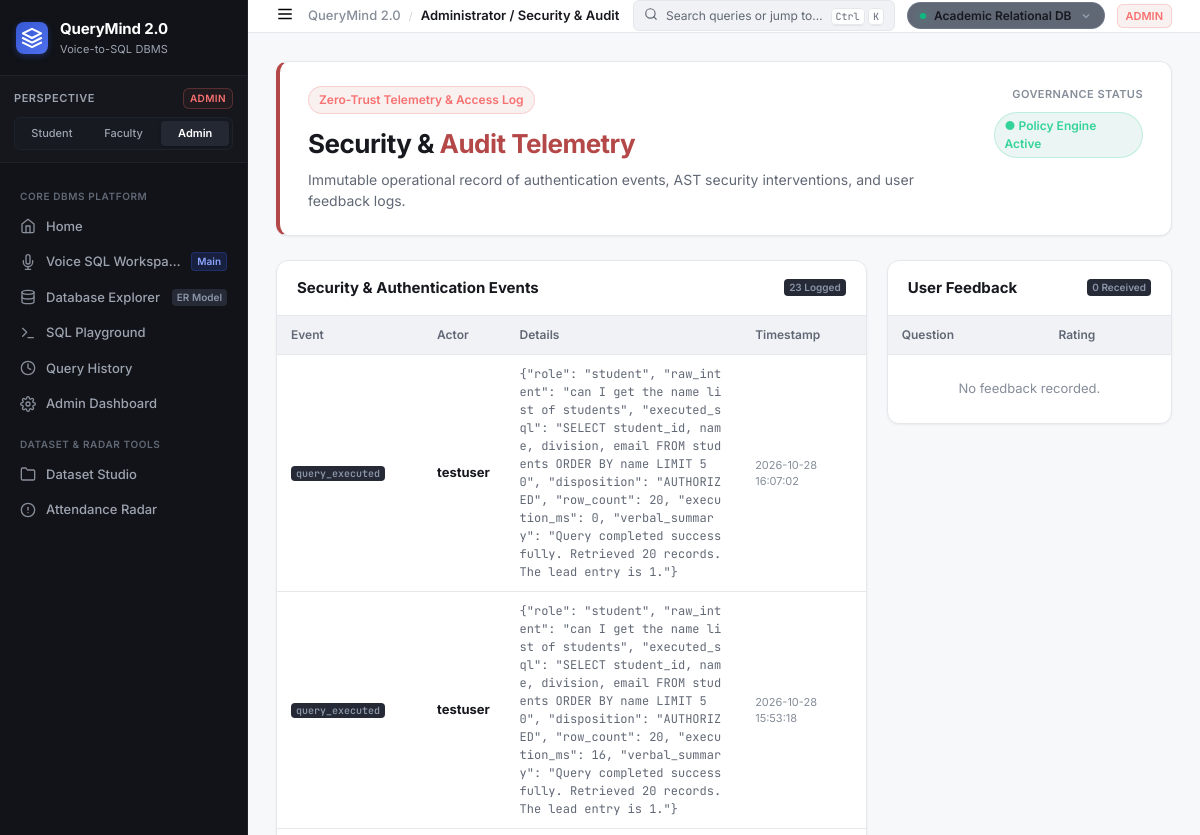
The page /audit (upper part) on the database as committed earlier.
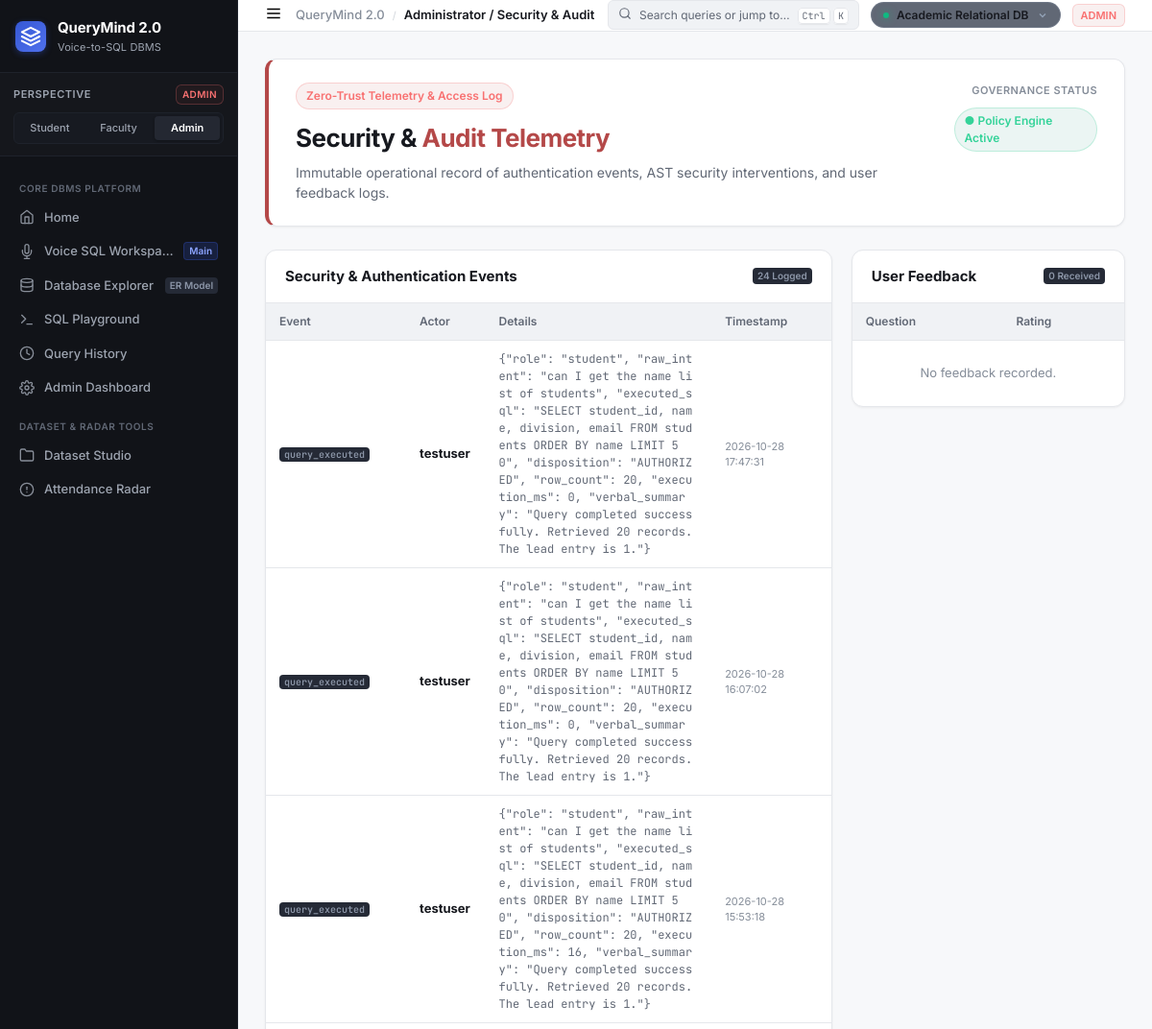
The same page on the database as committed later.
### tables this page shows
CREATE TABLE audit_logs (
        id         INTEGER PRIMARY KEY AUTOINCREMENT,
        event_type TEXT,
        user_id    INTEGER,
        username   TEXT,
        details    TEXT,
        timestamp  TEXT DEFAULT (datetime('now'))
    );

### app.py (the view)
@app.route("/audit")
@login_required
@admin_required
def audit():
    return render_template("audit.html",
        events=get_audit_logs(200),
        feedback=get_feedback(100))

### app.py (called while the page is built)
def login_required(f):
    from functools import wraps
    @wraps(f)
    def wrapper(*args, **kwargs):
        if "user_id" not in session:
            flash("Please log in to continue.", "warning")
            return redirect(url_for("login"))
        return f(*args, **kwargs)
    return wrapper

def admin_required(f):
    from functools import wraps
    @wraps(f)
    def wrapper(*args, **kwargs):
        if session.get("role") not in ("admin", "teacher"):
            flash("Access denied.", "danger")
            return redirect(url_for("dashboard"))
        return f(*args, **kwargs)
    return wrapper

@app.before_request
def ensure_default_session():
    if "user_id" not in session:
        session["user_id"] = 1
        session["username"] = "admin"
        session["role"] = "admin"

### db/database.py (called while the page is built)
def _conn():
    conn = sqlite3.connect(DB_PATH, timeout=15.0)
    conn.row_factory = sqlite3.Row
    conn.execute("PRAGMA foreign_keys = ON")
    conn.execute("PRAGMA journal_mode = WAL")
    conn.execute("PRAGMA busy_timeout = 15000")
    conn.execute("PRAGMA synchronous = NORMAL")
    conn.execute("PRAGMA cache_size = -64000")
    conn.execute("PRAGMA temp_store = MEMORY")
    return conn

### templates/audit.html (shortened to what this page needs)
{% extends "base.html" %}
{% block breadcrumb %}Administrator / Security &amp; Audit{% endblock %}
{% block content %}
<div class="workspace-view">
  <div class="role-hero" style="border-left: 4px solid var(--role-admin);">
    <div class="role-hero-left">
      <div class="role-badge-lg badge-admin">
        Zero-Trust Telemetry &amp; Access Log
      </div>
      <h1>Security &amp; <span style="color:var(--role-admin);">Audit Telemetry</span></h1>
      <p class="hero-sub">Immutable operational record of authentication events, AST security interventions, and user feedback logs.</p>
    </div>
    <div class="dataset-switcher-box">
      <span class="switcher-label">Governance Status</span>
      <span class="role-badge-lg badge-student" style="margin-top:4px;">● Policy Engine Active</span>
    </div>
  </div>
  <div class="twelve-col-grid" style="margin-bottom: 24px;">
    <div class="col-span-8">
      <div class="gov-card">
        <div class="gov-card-header">
          <h3>Security &amp; Authentication Events</h3>
          <span class="nav-meta-badge">{{ events|length if events else 0 }} Logged</span>
        </div>
        <div class="table-container" style="border:none; border-radius:0; margin-bottom:0;">
          <table class="data-table">
            <thead>
              <tr>
                <th>Event</th>
                <th>Actor</th>
                <th>Details</th>
                <th>Timestamp</th>
              </tr>
            </thead>
            <tbody>
              {% if events %}
                {% for ev in events %}
                <tr>
                  <td>
                    <span class="nav-meta-badge" style="font-family:var(--font-mono);">
                      {{ ev.event_type }}
                    </span>
                  </td>
                  <td><strong>{{ ev.username or '—' }}</strong></td>
                  <td style="max-width:320px; font-size:12px; font-family:var(--font-mono); color:var(--text-secondary); word-break:break-all;">
                    {{ ev.details or '—' }}
                  </td>
                  <td style="font-size:11px; color:var(--text-muted);">{{ ev.timestamp }}</td>
                </tr>
                {% endfor %}
              {% else %}
                <tr>
                  <td colspan="4" style="text-align:center; padding:24px; color:var(--text-muted);">No security events recorded.</td>
                </tr>
              {% endif %}
            </tbody>
          </table>
        </div>
      </div>
    </div>
    <div class="col-span-4">
      <div class="gov-card">
        <div class="gov-card-header">
          <h3>User Feedback</h3>
          <span class="nav-meta-badge">{{ feedback|length if feedback else 0 }} Received</span>
        </div>
        <div class="table-container" style="border:none; border-radius:0; margin-bottom:0;">
          <table class="data-table">
            <thead>
              <tr>
                <th>Question</th>
                <th>Rating</th>
              </tr>
            </thead>
            <tbody>
              {% if feedback %}
                {% for fb in feedback %}
                <tr>
                  <td style="font-size:12px;">{{ fb.question }}</td>
                  <td>
                    {% if fb.is_helpful %}
                      <span class="nav-meta-badge" style="background:#EDFDF5; color:#065F46;">Helpful</span>
                    {% else %}
                      <span class="nav-meta-badge" style="background:#FEF2F2; color:#991B1B;">Unhelpful</span>
                    {% endif %}
                  </td>
                </tr>
                {% endfor %}
              {% else %}
                <tr>
                  <td colspan="2" style="text-align:center; padding:24px; color:var(--text-muted);">No feedback recorded.</td>
                </tr>
              {% endif %}
            </tbody>
          </table>
        </div>
      </div>
    </div>
  </div>
</div>
{% endblock %}

Rows that differ between the two databases and show on the page:
added audit_logs: event_type "query_executed", username "testuser", details "{\"role\": \"student\", \"raw_intent\": \"can I get the name list of students\", \"executed_sql\": \"SELECT student_id, name, division, email FROM students ORDER BY name LIMIT 50\", \"disposition\": \"AUTHORIZED\", \"row_count\": 20, \"execution_ms\": 0, \"verbal_summary\": \"Query completed successfully. Retrieved 20 records. The lead entry is 1.\"}", timestamp "2026-10-28 17:47:31"
Other text that changed with them:
{{ events|length if events else 0 }}: "23" → "24"
